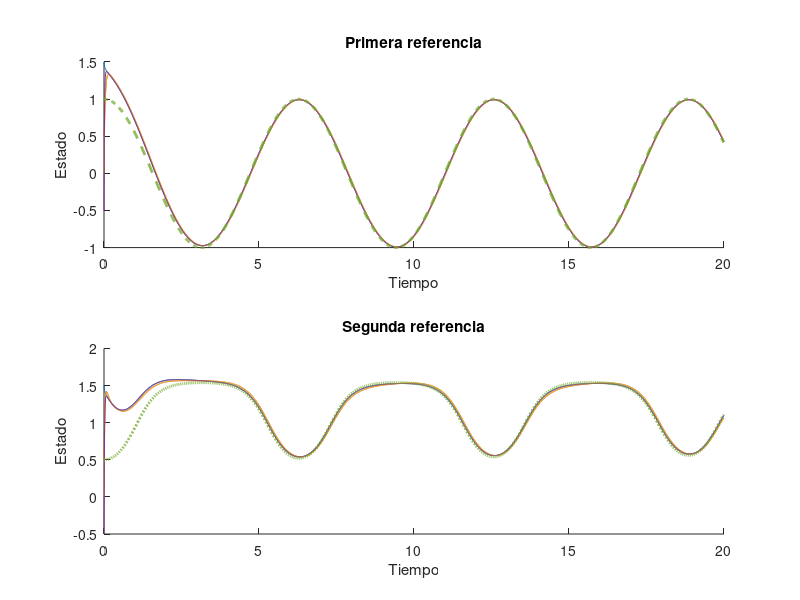

Write MATLAB code to recreate this figure.
clc
clearvars
close all

% Parámetros
num_agents = 4; % Número de agentes
T = 20; % Tiempo de simulación
Dt = 0.01; % Paso de tiempo
iteraciones = T / Dt;

 % Matriz de adyacencia 
% A1 = [0 0 0 0;
%       1 0 1 0;
%       0 1 0 0;
%       1 0 0 0;];
% Matriz de adyacencia segundo caso
A1=[0 1 0 1;
    1 0 1 0;
    0 1 0 0;
    1 0 0 0];

K = ones(num_agents); % Matriz de coeficientes k_{ij}
alpha = ones(num_agents, 1); % Vector de coeficientes alpha_i
gamma = 50*ones(num_agents, 1); % Vector de coeficientes gamma_i

% Inicialización
xi = zeros(num_agents, iteraciones); % Estados de los agentes
xi_dot = zeros(num_agents, iteraciones); % Derivadas de los estados

% Inicialización de los estados de los agentes
xi(:, 1) = [1.5;.5;0;-0.5]; % Estados iniciales estados

% Primera referencia
xi_r1 = cos(0:Dt:(iteraciones-1)*Dt); % Primera referencia variante con el tiempo

% Dinámica de la primera referencia
f1 =  @(t, xi_r) -sin(t); % Derivada de la referencia

% Simulación con la primera referencia
xi1 = xi; % Copia de los estados iniciales
for k = 1:iteraciones-1
    t = (k-1) * Dt;
    
    % Derivada de la referencia en el tiempo actual
    xi_r1_dot = f1(t, xi_r1(k));
    
    for i = 1:num_agents
        if i == 1 % Vehículo con acceso a la referencia
            u_i = xi_r1_dot - sum(A1(i, :) .* K(i, :) .* (xi1(i, k) - xi1(:, k)')) - alpha(i) * (xi1(i, k) - xi_r1(k));
        else % Otros vehículos
            sum_gk = sum(A1(i, :) .* K(i, :));
            if sum_gk == 0
                u_i = 0;
            else
                u_i = (1 / sum_gk) * sum(A1(i, :) .* K(i, :) .* (xi_dot(:, k)' - gamma(i) * (xi1(i, k) - xi1(:, k)')));
            end
        end
        xi_dot(i, k) = u_i;
    end
    
    % Actualización de los estados usando la aproximación de Euler
    xi1(:, k+1) = xi1(:, k) + Dt * xi_dot(:, k);
end

% Segunda referencia
xi_r2 = zeros(1, iteraciones);
xi_r2(1) = 0.5; % Estado inicial de la segunda referencia

% Dinámica de la segunda referencia
f2 = @(t, xi_r) sin(t) * sin(2 * xi_r); % Derivada de la segunda referencia

% Simulación con la segunda referencia
xi2 = xi; % Copia de los estados iniciales
for k = 1:iteraciones-1
    t = (k-1) * Dt;
    
    % Derivada de la referencia en el tiempo actual
    xi_r2_dot = f2(t, xi_r2(k));
    
    % Actualización de la segunda referencia
    xi_r2(k+1) = xi_r2(k) + Dt * xi_r2_dot;
    
    for i = 1:num_agents
        if i == 1 % Vehículo con acceso a la referencia
            u_i = xi_r2_dot - sum(A1(i, :) .* K(i, :) .* (xi2(i, k) - xi2(:, k)')) - alpha(i) * (xi2(i, k) - xi_r2(k));
        else % Otros vehículos
            sum_gk = sum(A1(i, :) .* K(i, :));
            if sum_gk == 0
                u_i = 0;
            else
                u_i = (1 / sum_gk) * sum(A1(i, :) .* K(i, :) .* (xi_dot(:, k)' - gamma(i) * (xi2(i, k) - xi2(:, k)')));
            end
        end
        xi_dot(i, k) = u_i;
    end
    
    % Actualización de los estados usando la aproximación de Euler
    xi2(:, k+1) = xi2(:, k) + Dt * xi_dot(:, k);
end

% Ploteo de resultados
time = 0:Dt:(iteraciones-1)*Dt;

figure;

% Subplot para la primera referencia
subplot(2, 1, 1);
hold on;
for i = 1:num_agents
    plot(time, xi1(i, :));
end
plot(time, xi_r1, '--', 'LineWidth', 2); % Primera referencia
xlabel('Tiempo');
ylabel('Estado');
title('Primera referencia');
hold off;

% Subplot para la segunda referencia
subplot(2, 1, 2);
hold on;
for i = 1:num_agents
    plot(time, xi2(i, :));
end
plot(time, xi_r2, ':', 'LineWidth', 2); % Segunda referencia
xlabel('Tiempo');
ylabel('Estado');
title('Segunda referencia');
hold off;

